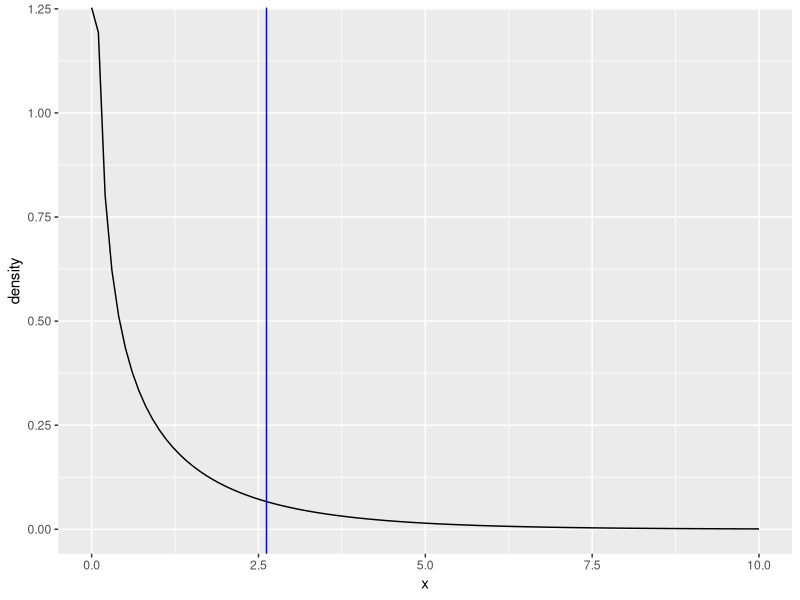
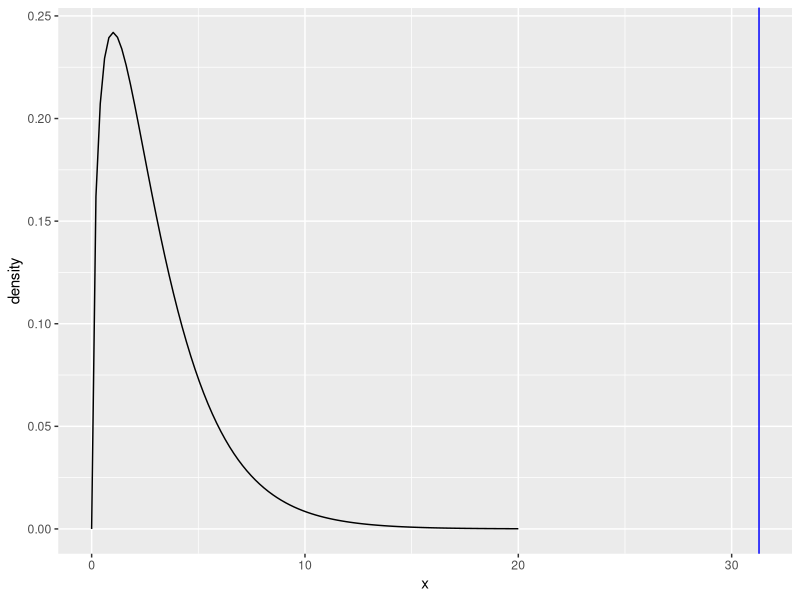

The R script that drew these images, in order:
# ==============================================================================
# Lab 7: Inference for Categorical Data - R Code
# A Modern Approach with Tidyverse
# ==============================================================================

# ------------------------------------------------------------------------------
# Setup and Package Loading
# ------------------------------------------------------------------------------

# Install tidyverse if needed (uncomment to run)
# install.packages("tidyverse")

# Load tidyverse
library(tidyverse)

# ------------------------------------------------------------------------------
# Importing the Data
# ------------------------------------------------------------------------------

# Set working directory (change to your folder)
# setwd("~/Your/Working/Directory/")

# Read in the data
gardasil <- read.table("gardasil.txt", header = TRUE)

# Explore the data
str(gardasil)
summary(gardasil)
glimpse(gardasil)

# ------------------------------------------------------------------------------
# Two Sample Z Test - Completion by Age Group
# ------------------------------------------------------------------------------

# Create frequency table
Age_Completion_Table <- table(gardasil$AgeGroup, gardasil$Completed)

# View table
Age_Completion_Table

# Add summary margins
addmargins(Age_Completion_Table)

# Calculate row proportions
prop.table(Age_Completion_Table, margin = 1)

# Two sample proportion test - manual input
prop.test(c(247, 222), c(701, 712), correct = FALSE)

# Two sample proportion test using table (INCORRECT at first)
prop.test(Age_Completion_Table, correct = FALSE)

# Create new variable with correct ordering
gardasil$Completed2 <- factor(gardasil$Completed, 
                              levels = c("yes", "no"))

# Create new table
Age_Completion_Table2 <- table(gardasil$AgeGroup, 
                               gardasil$Completed2)

# View table
Age_Completion_Table2

# Two sample proportion test with corrected table (CORRECT)
prop.test(Age_Completion_Table2, correct = FALSE)

# Calculate z-statistic from chi-squared
sqrt(2.62)

# ------------------------------------------------------------------------------
# Chi-Square Test - Completion by Insurance Type
# ------------------------------------------------------------------------------

# Table of frequencies
Insurance_Completion_Table <- table(gardasil$InsuranceType, 
                                    gardasil$Completed)

# View table
Insurance_Completion_Table

# Add summary margins
addmargins(Insurance_Completion_Table)

# Calculate row proportions
prop.table(Insurance_Completion_Table, margin = 1)

# Chi-Square Test for completion by insurance type - using variables
chisq.test(gardasil$Completed, gardasil$InsuranceType, 
           correct = FALSE)

# Chi-Square Test using table
chisq.test(Insurance_Completion_Table, correct = FALSE)

# Run and save chi square test
Ins.Comp.test <- chisq.test(gardasil$Completed, 
                            gardasil$InsuranceType, 
                            correct = FALSE)

# View expected cell counts
Ins.Comp.test$expected

# View observed counts
Ins.Comp.test$observed

# View test statistic
Ins.Comp.test$statistic

# View p-value
Ins.Comp.test$p.value

# ------------------------------------------------------------------------------
# Fisher's Exact Test
# ------------------------------------------------------------------------------

# Run Fisher's Exact with variables
fisher.test(gardasil$Completed, gardasil$InsuranceType)

# Run Fisher's Exact with existing table
fisher.test(Insurance_Completion_Table)

# ------------------------------------------------------------------------------
# Chi-squared Distribution
# ------------------------------------------------------------------------------

# Calculate p-value manually for age group test
1 - pchisq(2.62, df = 1)

# Compare to result from prop.test
prop.test(Age_Completion_Table2, correct = FALSE)$p.value

# Calculate p-value for insurance type test
1 - pchisq(Ins.Comp.test$statistic, df = 3)


# ------------------------------------------------------------------------------
# Visualizing Chi-squared Distribution
# ------------------------------------------------------------------------------

# Create chi-squared distribution with df = 1
x_values <- seq(0, 10, length.out = 100)
y_values <- dchisq(x_values, df = 1)

chisq_dist <- tibble(
  x = x_values,
  density = y_values
)

# Plot with our test statistic from age group test
ggplot(chisq_dist, aes(x = x, y = density)) +
  geom_line() +
  geom_vline(xintercept = 2.62, color = "blue")

# Create chi-squared distribution with df = 3 for insurance test
x_values <- seq(0, 20, length.out = 100)
y_values <- dchisq(x_values, df = 3)

chisq_dist_df3 <- tibble(
  x = x_values,
  density = y_values
)

# Get the test statistic
test_stat <- Ins.Comp.test$statistic

# Plot
ggplot(chisq_dist_df3, aes(x = x, y = density)) +
  geom_line() +
  geom_vline(xintercept = test_stat, color = "blue")

# ------------------------------------------------------------------------------
# End of Lab 7 Code
# ------------------------------------------------------------------------------
